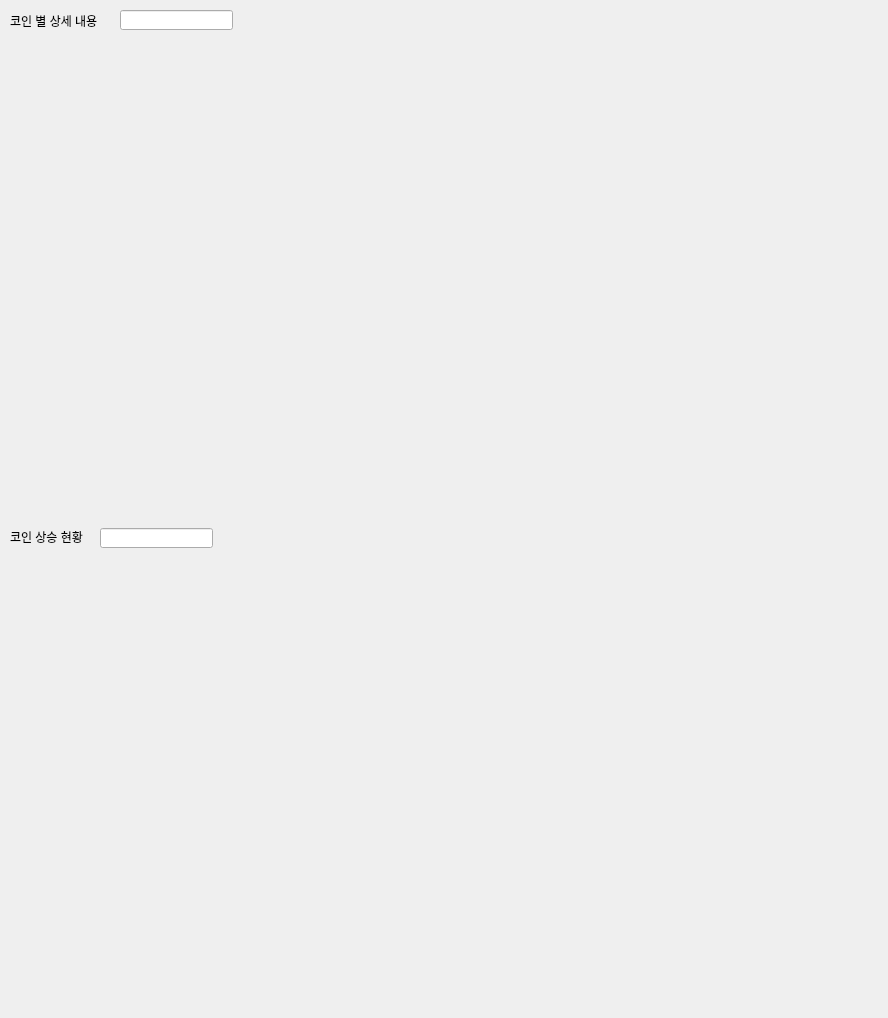
<?xml version="1.0" encoding="UTF-8"?>
<ui version="4.0">
 <class>Form</class>
 <widget class="QWidget" name="Form">
  <property name="geometry">
   <rect>
    <x>0</x>
    <y>0</y>
    <width>888</width>
    <height>1018</height>
   </rect>
  </property>
  <property name="windowTitle">
   <string>Form</string>
  </property>
  <widget class="QWidget" name="coin_tag" native="true">
   <property name="geometry">
    <rect>
     <x>10</x>
     <y>30</y>
     <width>861</width>
     <height>491</height>
    </rect>
   </property>
  </widget>
  <widget class="QLabel" name="label">
   <property name="geometry">
    <rect>
     <x>10</x>
     <y>10</y>
     <width>111</width>
     <height>21</height>
    </rect>
   </property>
   <property name="text">
    <string>코인 별 상세 내용</string>
   </property>
  </widget>
  <widget class="QWidget" name="coin_trend" native="true">
   <property name="geometry">
    <rect>
     <x>10</x>
     <y>550</y>
     <width>861</width>
     <height>451</height>
    </rect>
   </property>
  </widget>
  <widget class="QLabel" name="label_2">
   <property name="geometry">
    <rect>
     <x>10</x>
     <y>526</y>
     <width>111</width>
     <height>21</height>
    </rect>
   </property>
   <property name="text">
    <string>코인 상승 현황</string>
   </property>
  </widget>
  <widget class="QLineEdit" name="lineEdit">
   <property name="geometry">
    <rect>
     <x>120</x>
     <y>10</y>
     <width>113</width>
     <height>20</height>
    </rect>
   </property>
  </widget>
  <widget class="QLineEdit" name="lineEdit_2">
   <property name="geometry">
    <rect>
     <x>100</x>
     <y>528</y>
     <width>113</width>
     <height>20</height>
    </rect>
   </property>
  </widget>
 </widget>
 <resources/>
 <connections/>
</ui>
